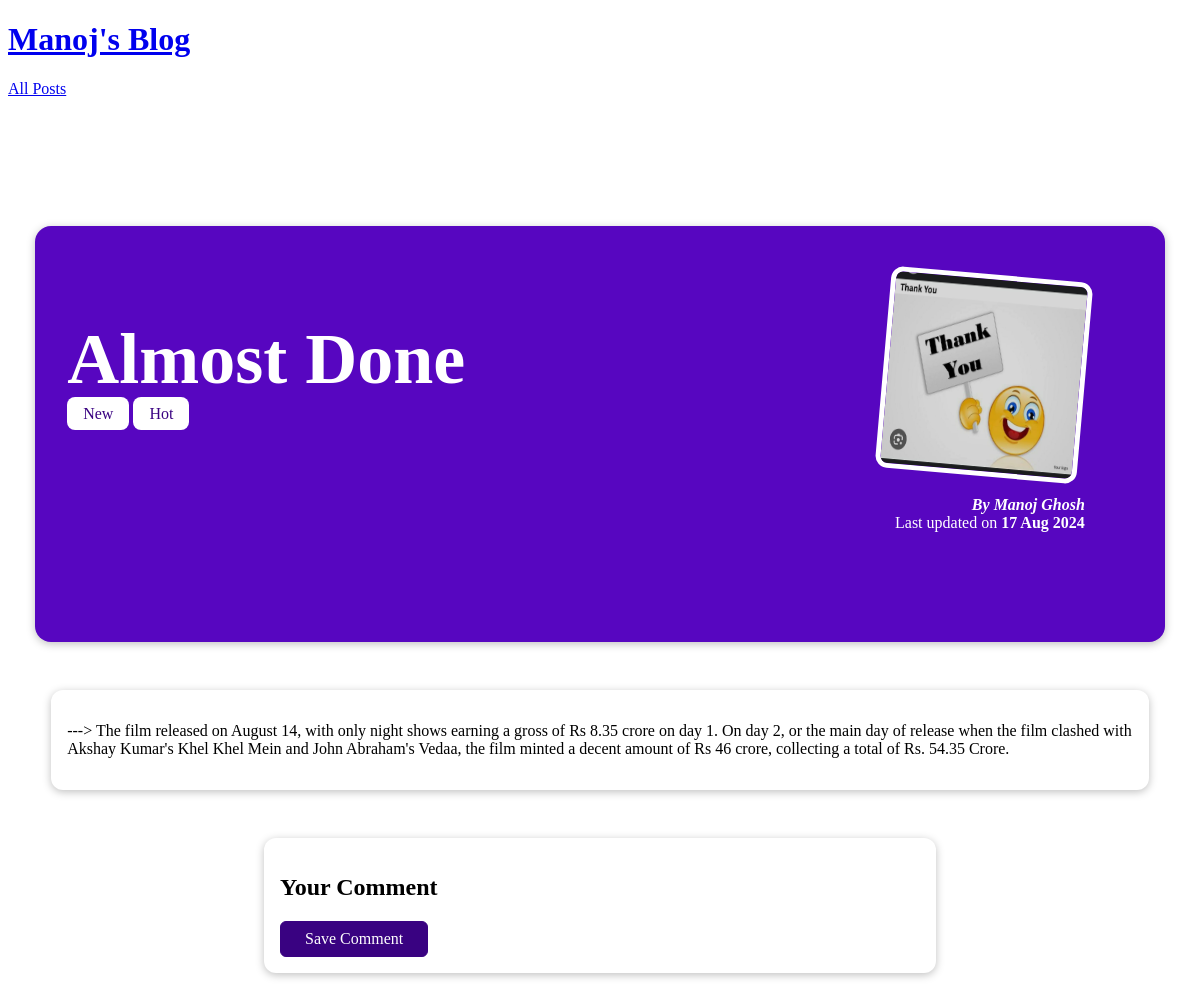
/posts/almost-done, run on the app's committed database.
### blog/models.py (models this page shows, shortened)
class Post(models.Model):
    title = models.CharField(max_length = 150)
    excerpt = models.CharField(max_length=200)
    image = models.ImageField(upload_to="posts", null = True)
    date = models.DateField(auto_now= True)
    slug = models.SlugField(unique=True, db_index=True)
    Content = models.TextField(validators=[MinLengthValidator(10)])
    author = models.ForeignKey(Author, on_delete=models.SET_NULL, null= True, related_name="posts")
    tags = models.ManyToManyField(Tag)

class Tag(models.Model):
    caption = models.CharField(max_length=20)

class Author(models.Model):
    first_name = models.CharField(max_length=100)
    last_name = models.CharField(max_length=100)
    email_address = models.EmailField()
    def full_name(self):
        return f"{self.first_name} {self.last_name}"
    def __str__(self):
        return self.full_name()

### blog/views.py (the view, shortened to what this page needs)
# urls.py: path("posts/<slug:slug>", views.SingePostView.as_view(), name= "post-detail-page") #/posts/my-first-post
class SingePostView(View):
    def get(self, request, slug):
        postt= Post.objects.get(slug = slug)
        context = {
            "post11": postt,
            "post_tags": postt.tags.all(),
            "comment_form": CommentForm()
        }
        return render(request, "blog/post-detail.html", context)

### blog/templates/blog/post-detail.html (shortened to what this page needs)
{% extends "base.html" %}
{% load static %}
{% block css_files%}
    <link rel = "stylesheet" href = "{% static "blog/post-detail.css" %}"/>
{% endblock %}
{% block content %}
    <section id = "summary">
        <h2> {{post11.title}} </h2>
        <div>
            {% for tag in post_tags %}
                <span class = "tag">{{ tag.caption }}</span>
            {% endfor %}
        </div>
        <article>
            <img src = "{{ post11.image.url }}" alt = "{{post11.title}}" />
            <address> By <a href = "mailto: {{post11.author.email_address}}"> {{post11.author}}</a> </address>
            <div>
                Last updated on <time> {{post11.date | date:"d M Y"}} </time>
            </div>
        </article>
    </section>
    <main>
        {{post11.Content | linebreaks}}
    </main>
    <section id = "comment-form">
        <h2> Your Comment </h2>
        <form action= "{% url "post-detail-page" post11.slug %}" method = "POST">
            <button>Save Comment</button>
        </form>
    </section>
{% endblock %}

### blog/static/blog/post-detail.css (style rules this page uses)
#summary { margin: 8rem auto 3rem auto; padding: 2rem; width: 90%; max-width: 90rem; border-radius: 16px; background-color: #5706c0; position: relative; box-shadow: 0 2px 8px rgba(0, 0, 0, 0.25); height: 22rem; }
#summary h2 { color: white; font-size: 4.5rem; margin-bottom: 0.25rem; }
#summary article { position: absolute; top: 2rem; right: 3rem; padding: 1rem 2rem; border-radius: 12px; text-align: right; color: white; }
#summary article img { width: 12rem; height: 12rem; border-radius: 12px; transform: rotateZ(5deg); border: 5px solid white; margin-bottom: 1rem; }
#summary address { font-weight: bold; }
#summary a { color: white; text-decoration: none; }
#summary time { font-weight: bold; }
main { width: 90%; max-width: 90rem; margin: 3rem auto; background-color: white; padding: 1rem; border-radius: 12px; box-shadow: 0 2px 8px rgba(0, 0, 0, 0.25); }
.tag { background-color: white; color: #390281; padding: 0.5rem 1rem; border-radius: 8px; }
#comment-form { max-width: 40rem; width: 90%; margin: 3rem auto; border-radius: 12px; background-color: white; box-shadow: 0 2px 8px rgba(0, 0, 0, 0.25); padding: 1rem; }
#comment-form button { font: inherit; background-color: #390281; color: white; border: 1px solid #390281; padding: 0.5rem 1.5rem; border-radius: 6px; cursor: pointer; }

### data on the page
Post: title "Almost Done", image (picture), author "Manoj Ghosh", date "17 Aug 2024", Content "---> The film released on August 14, with only night shows earning a gross of Rs 8.35 crore on day 1. On day 2, or the main day of release when the film clashed with Akshay Kumar's Khel Khel Mein and John Abraham's Vedaa, the film minted a decent amount of Rs 46 crore, collecting a total of Rs. 54.35 Crore."
Tag: caption "New"
Tag: caption "Hot"
